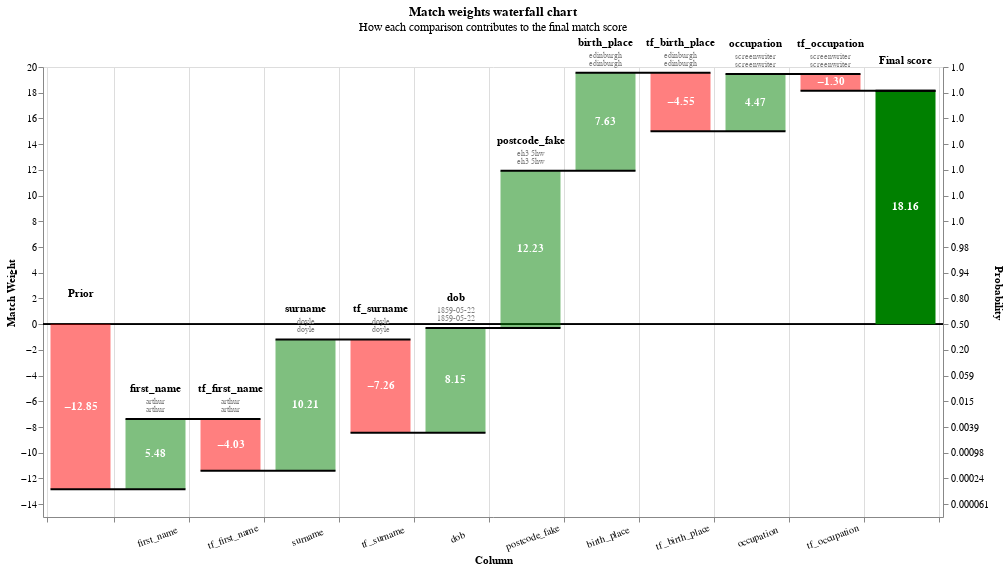

Write notebook code for a chart like this one.
### Markdown cell above
### Analysis

### Code cell
linker_perfect = DuckDBLinker(perfect_df, "model_h50k.json")
perfect_predict = linker_perfect.predict()
perfect_records_to_view = perfect_predict.as_record_dict()

linker_perfect.waterfall_chart(perfect_records_to_view)
